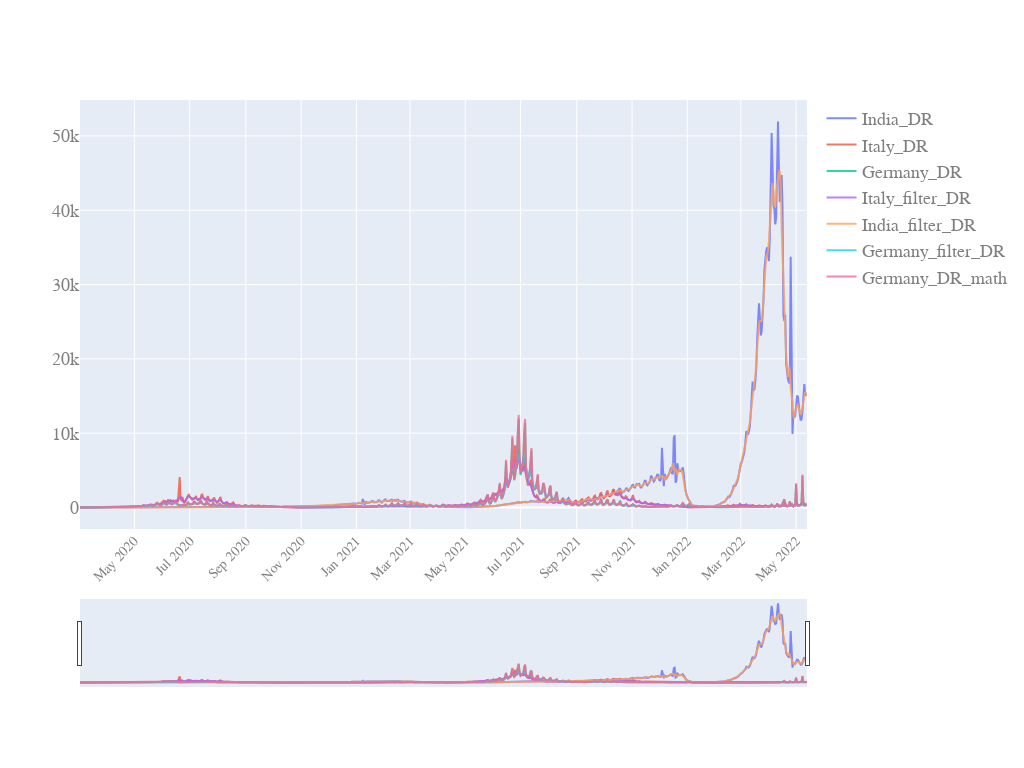

The code cell stored with this chart in its notebook:
### Code cell
start_pos=40
quick_plot(df_analyse_2.date[start_pos:],
           df_analyse_2.iloc[start_pos:,[7,8,9,10,11,12,13]],
           y_scale='linear',
           slider=True)

### Figure 1 — Plotly figure (JSON) as saved in the notebook; plotly's stock layout.template omitted (floating-point values rounded to 4 significant figures; data arrays with more than 128 entries replaced by an {"elided": "..."} marker saying what was removed)
{"data": [{"name": "India_DR", "opacity": 0.8, "type": "scatter", "x": {"elided": "803 str values"}, "y": {"elided": "803 float values"}}, {"name": "Italy_DR", "opacity": 0.8, "type": "scatter", "x": {"elided": "803 str values"}, "y": {"elided": "803 float values"}}, {"name": "Germany_DR", "opacity": 0.8, "type": "scatter", "x": {"elided": "803 str values"}, "y": {"elided": "803 float values"}}, {"name": "Italy_filter_DR", "opacity": 0.8, "type": "scatter", "x": {"elided": "803 str values"}, "y": {"elided": "803 float values"}}, {"name": "India_filter_DR", "opacity": 0.8, "type": "scatter", "x": {"elided": "803 str values"}, "y": {"elided": "803 float values"}}, {"name": "Germany_filter_DR", "opacity": 0.8, "type": "scatter", "x": {"elided": "803 str values"}, "y": {"elided": "803 float values"}}, {"name": "Germany_DR_math", "opacity": 0.8, "type": "scatter", "x": {"elided": "803 str values"}, "y": {"elided": "803 float values"}}], "layout": {"autosize": true, "font": {"color": "#7f7f7f", "family": "PT Sans, monospace", "size": 18}, "height": 768, "width": 1024, "xaxis": {"nticks": 20, "rangeslider": {"visible": true}, "tickangle": -45, "tickfont": {"color": "#7f7f7f", "size": 14}}, "yaxis": {"type": "linear"}}}
